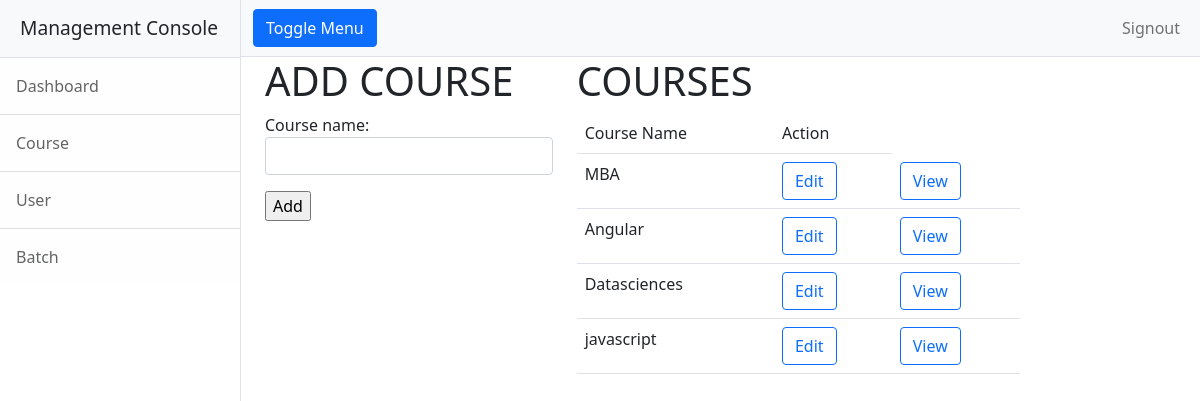
Page /centerhead/course on the committed database.
### reporting/models.py (models this page shows, shortened)
class Course(models.Model):
    course_name=models.CharField(max_length=100,unique=True)
    is_active=models.BooleanField(default=True)

### reporting/views.py (the view)
# urls.py: path("course",views.CourseAdd.as_view(),name="course"),
class CourseAdd(CreateView):
    model=Course
    form_class=forms.CourseAddForm
    template_name = "reporting/CourseAdd.html"
    success_url = reverse_lazy("course")
    def get_context_data(self, **kwargs):
        context=super().get_context_data(**kwargs)
        context["courses"]=self.model.objects.all()
        return context

### reporting/forms.py
class CourseAddForm(ModelForm):
    class Meta:
        model = Course
        fields = ["course_name"]
        widgets = {
            "course_name": forms.TextInput(attrs={"class": "form-control"}),
        }

### reporting/templates/reporting/CourseAdd.html (shortened to what this page needs)
<!DOCTYPE html>
{%extends 'reporting/base.html' %}
{%block body_block%}
<div class="container">
    <div class="row">
        <div class="col-4">
            <h1>ADD COURSE</h1>
            <form action="" method="post">
                {{form.as_p}}
                <input type="submit" value="Add">
            </form>
        </div>
       <div class="col-6">
           <h1>COURSES</h1>
           <table class="table">
               <tr>
                   <td>Course Name</td>
                    <td>Action</td>
               </tr>
               {%for course in courses%}
               <tr>
                   <td>{{course.course_name}}</td>
                   <td><a href="{%url 'coursechange' course.id %}" class="btn btn-outline-primary">Edit</a></td>
                   <td><a href="{%url 'coursedetails' course.id %}" class="btn btn-outline-primary">View</a></td>
               </tr>
               {%endfor%}
           </table>
        </div>
    </div>
</div>
{%endblock%}

### rows in the picture
Course: course_name "MBA"
Course: course_name "Angular"
Course: course_name "Datasciences"
Course: course_name "javascript"
